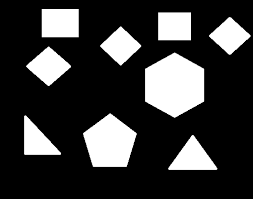
#> input picture images/binary.png, 253 x 199 px
$ python expt6.py
#> lines starting #> are read from the running program, lines starting #| are printed output that depends on the picture; after the words box and inside, x2 and y2 are one past the last pixel; in counts of white or black regions, pixels touching at a corner belong together
import numpy as np
from PIL import Image
from collections import deque


class MorphologicalOperations:
    """Image is binary (0/255) numpy array"""
    # [23 lines left out: functions erosion, dilation, not called in this run]

    def opening(self, image, k=3):
        return self.dilation(self.erosion(image, k=k), k=k)

    def closing(self, image, k=3):
        return self.erosion(self.dilation(image, k=k), k=k)

    def boundary_extraction(self, image, k=3):
        return image - self.erosion(image, k=k)

    # [16 lines left out: function skeletonisation, not called in this run]

    def remove_small_objects(self, image, thresh=50):
        h, w = image.shape

        # ensure binary 0/255
        image = (image > 0).astype(np.uint8) * 255

        def n8(y, x):
            neighbours = []
            for dy in [-1, 0, 1]:
                for dx in [-1, 0, 1]:
                    if dy == 0 and dx == 0:
                        continue
                    ny, nx = y + dy, x + dx

                    if 0 <= ny < h and 0 <= nx < w:
                        neighbours.append((ny, nx))

            return neighbours

        visited = set()

        def dfs(y, x):
            stack = [(y, x)]
            comp = []

            while stack:
                cy, cx = stack.pop()
                if (cy, cx) in visited:
                    continue

                visited.add((cy, cx))
                comp.append((cy, cx))

                for ny, nx in n8(cy, cx):
                    if image[ny, nx] != 0 and (ny, nx) not in visited:
                        stack.append((ny, nx))

            return comp

        new_image = np.zeros_like(image)

        for y in range(h):
            for x in range(w):
                if image[y, x] != 0 and (y, x) not in visited:
                    comp = dfs(y, x)
                    print(len(comp))
                    if len(comp) > thresh:
                        for py, px in comp:
                            new_image[py, px] = 255

        return new_image


image = Image.open('./images/binary.png').convert('L')
image = np.array(image)
image = (image > 128).astype(int) * 255
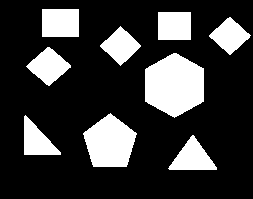
#> image: shape (199, 253) int64; 22.3% white; 9 white regions, largest, box (x1, y1, x2, y2) and area: (145, 53, 204, 118) 2902, (83, 113, 137, 167) 2029, (42, 9, 79, 37) 1036
print(np.unique(image))
#| [  0 255]

morpho = MorphologicalOperations()

res = morpho.remove_small_objects(image, thresh=900)
#> after the loop in remove_small_objects, `for y in range(h):`:
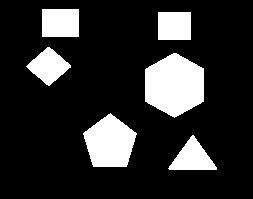
#> new_image: shape (199, 253); 17.4% white; 6 white regions, box (x1, y1, x2, y2) and area: (145, 53, 204, 118) 2902, (83, 113, 137, 167) 2029, (42, 9, 79, 37) 1036, (26, 47, 71, 86) 936, (168, 135, 217, 170) 926, (158, 12, 191, 40) 924
Image.fromarray(res).show()
